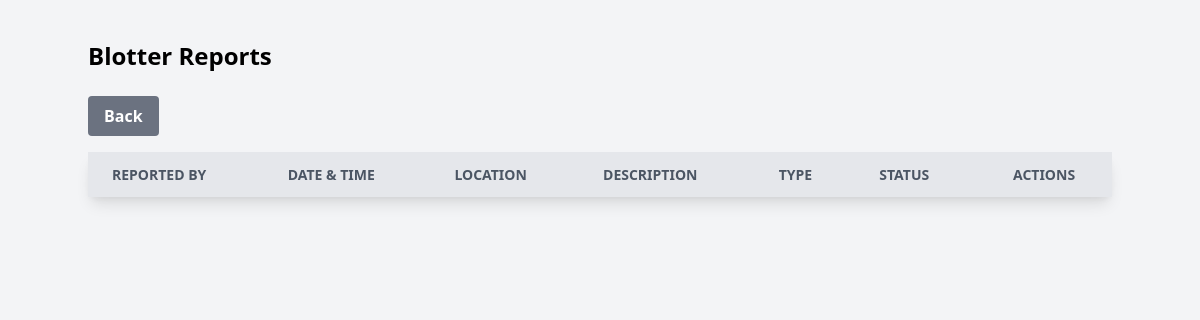
The app's page /crudV2/blotterReports.php (signed in), older data.
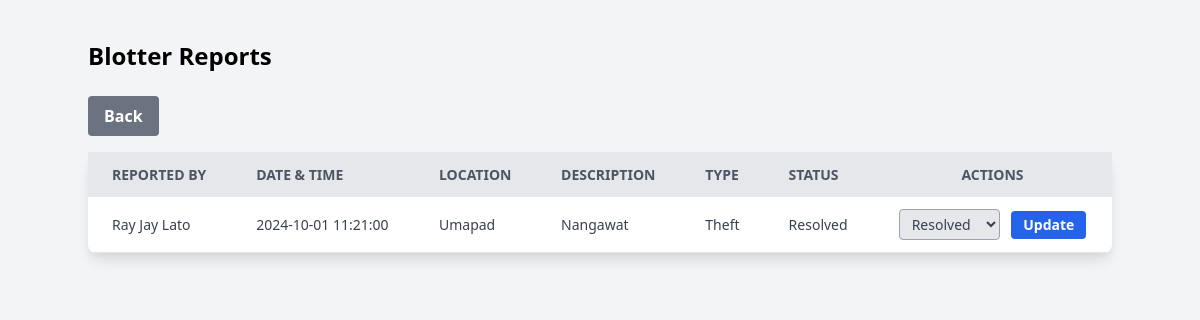
The same page, newer data.
### tables this page shows
CREATE TABLE `blotters` (
  `id` int(11) NOT NULL,
  `user_id` int(11) NOT NULL,
  `incident_date_time` datetime NOT NULL,
  `incident_location` varchar(255) NOT NULL,
  `incident_description` text NOT NULL,
  `type_of_incident` varchar(50) NOT NULL,
  `involved_parties` text DEFAULT NULL,
  `witnesses` text DEFAULT NULL,
  `desired_resolution` text DEFAULT NULL,
  `created_at` timestamp NOT NULL DEFAULT current_timestamp(),
  `status` enum('Pending','Resolved','Escalated') NOT NULL DEFAULT 'Pending'
);

CREATE TABLE `users` (
  `id` int(11) NOT NULL,
  `first_name` varchar(50) NOT NULL,
  `middle_name` varchar(50) DEFAULT NULL,
  `last_name` varchar(50) NOT NULL,
  `age` int(11) NOT NULL,
  `gender` enum('male','female','other') NOT NULL,
  `civil_status` enum('single','married','divorced','widowed') NOT NULL,
  `citizenship` varchar(50) NOT NULL,
  `achieved_status` varchar(50) DEFAULT NULL,
  `email` varchar(100) NOT NULL,
  `password` varchar(255) NOT NULL,
  `role` enum('user','admin') DEFAULT 'user',
  `user_email` varchar(255) DEFAULT NULL,
  `contact` varchar(20) DEFAULT NULL,
  `birth_date` date DEFAULT NULL,
  `address` varchar(255) DEFAULT NULL,
  `image` varchar(255) DEFAULT NULL
);

### crudV2/blotterReports.php (the view, shortened to what this page needs)
<?php
require 'db.php';
$sql = "SELECT b.id, b.incident_date_time, b.incident_location, b.incident_description, b.type_of_incident,
        b.involved_parties, b.witnesses, b.desired_resolution, b.status, u.first_name, u.last_name
        FROM blotters b
        JOIN users u ON b.user_id = u.id";
$result = $conn->query($sql);
?>
<!DOCTYPE html>
<html lang="en">
<head>
    <link href="https://cdn.jsdelivr.net/npm/tailwindcss@2.2.19/dist/tailwind.min.css" rel="stylesheet">
</head>
<body class="bg-gray-100">
    <div class="container mx-auto mt-10">
        <h2 class="text-2xl font-bold mb-6">Blotter Reports</h2>
                <a href="admin.php" class="inline-block bg-gray-500 text-white font-bold py-2 px-4 rounded hover:bg-gray-700 mb-4">
            Back
        </a>
        <table class="min-w-full bg-white rounded-lg shadow-lg">
            <thead>
                <tr class="bg-gray-200 text-gray-600 uppercase text-sm leading-normal">
                    <th class="py-3 px-6 text-left">Reported By</th>
                    <th class="py-3 px-6 text-left">Date & Time</th>
                    <th class="py-3 px-6 text-left">Location</th>
                    <th class="py-3 px-6 text-left">Description</th>
                    <th class="py-3 px-6 text-left">Type</th>
                    <th class="py-3 px-6 text-left">Status</th>
                    <th class="py-3 px-6 text-center">Actions</th>
                </tr>
            </thead>
            <tbody class="text-gray-700 text-sm font-light">
                <?php while ($row = $result->fetch_assoc()): ?>
                <tr class="border-b border-gray-200 hover:bg-gray-100">
                    <td class="py-3 px-6 text-left"><?= htmlspecialchars($row['first_name'] . ' ' . $row['last_name']) ?></td>
                    <td class="py-3 px-6 text-left"><?= htmlspecialchars($row['incident_date_time']) ?></td>
                    <td class="py-3 px-6 text-left"><?= htmlspecialchars($row['incident_location']) ?></td>
                    <td class="py-3 px-6 text-left"><?= htmlspecialchars($row['incident_description']) ?></td>
                    <td class="py-3 px-6 text-left"><?= htmlspecialchars($row['type_of_incident']) ?></td>
                    <td class="py-3 px-6 text-left"><?= htmlspecialchars($row['status']) ?></td>
                    <td class="py-3 px-6 text-center">
                        <form action="update_blotter_status.php" method="POST" class="inline-block">
                            <select name="status" class="bg-gray-200 border border-gray-400 rounded px-2 py-1">
                                <option value="Resolved" <?= $row['status'] === 'Resolved' ? 'selected' : '' ?>>Resolved</option>
                            </select>
                            <button type="submit" class="bg-blue-600 text-white font-bold py-1 px-3 rounded hover:bg-blue-700 ml-2">
                                Update
                            </button>
                        </form>
                    </td>
                </tr>
                <?php endwhile; ?>
            </tbody>
        </table>
    </div>
</body>
</html>

Row changes from the older to the newer data that the page shows:
added blotters: user.last_name "Ray Jay Lato", incident_date_time "2024-10-01 11:21:00", incident_location "Umapad", incident_description "Nangawat", type_of_incident "Theft", status "Resolved"
